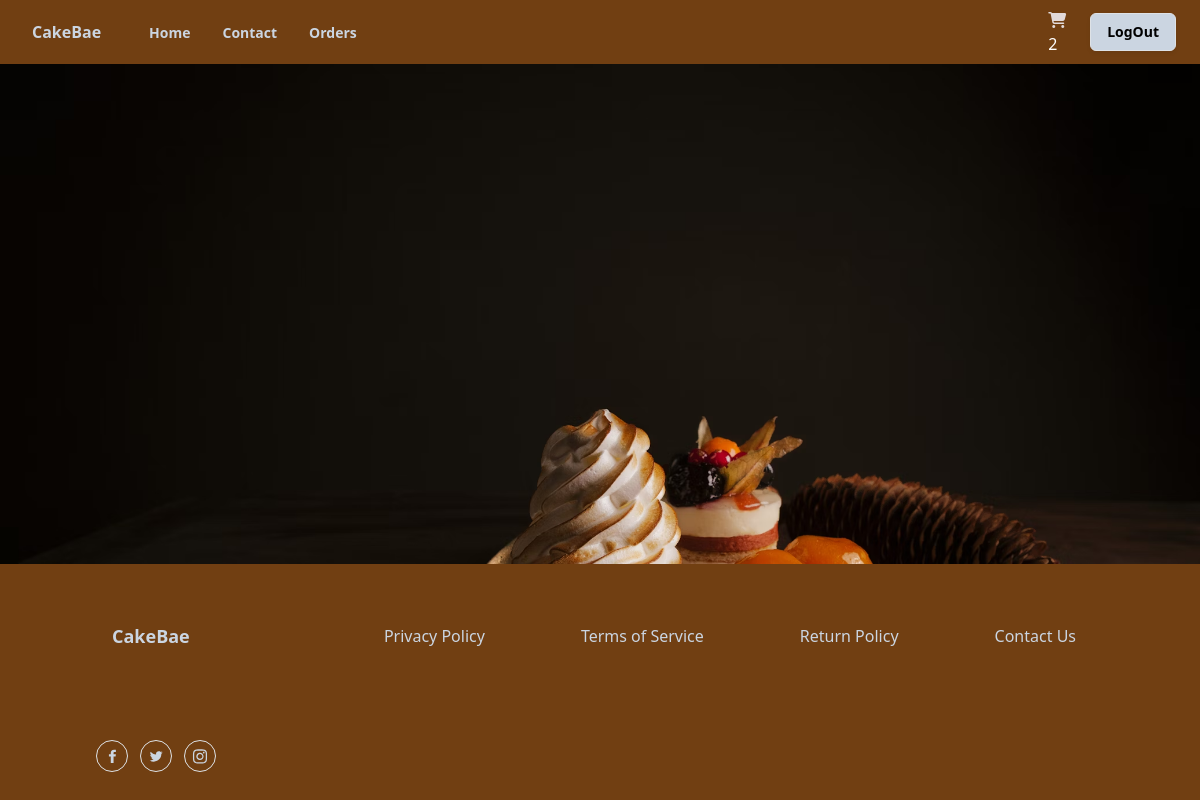
Before: /cakes/8/list/ (signed in) with the older database file.
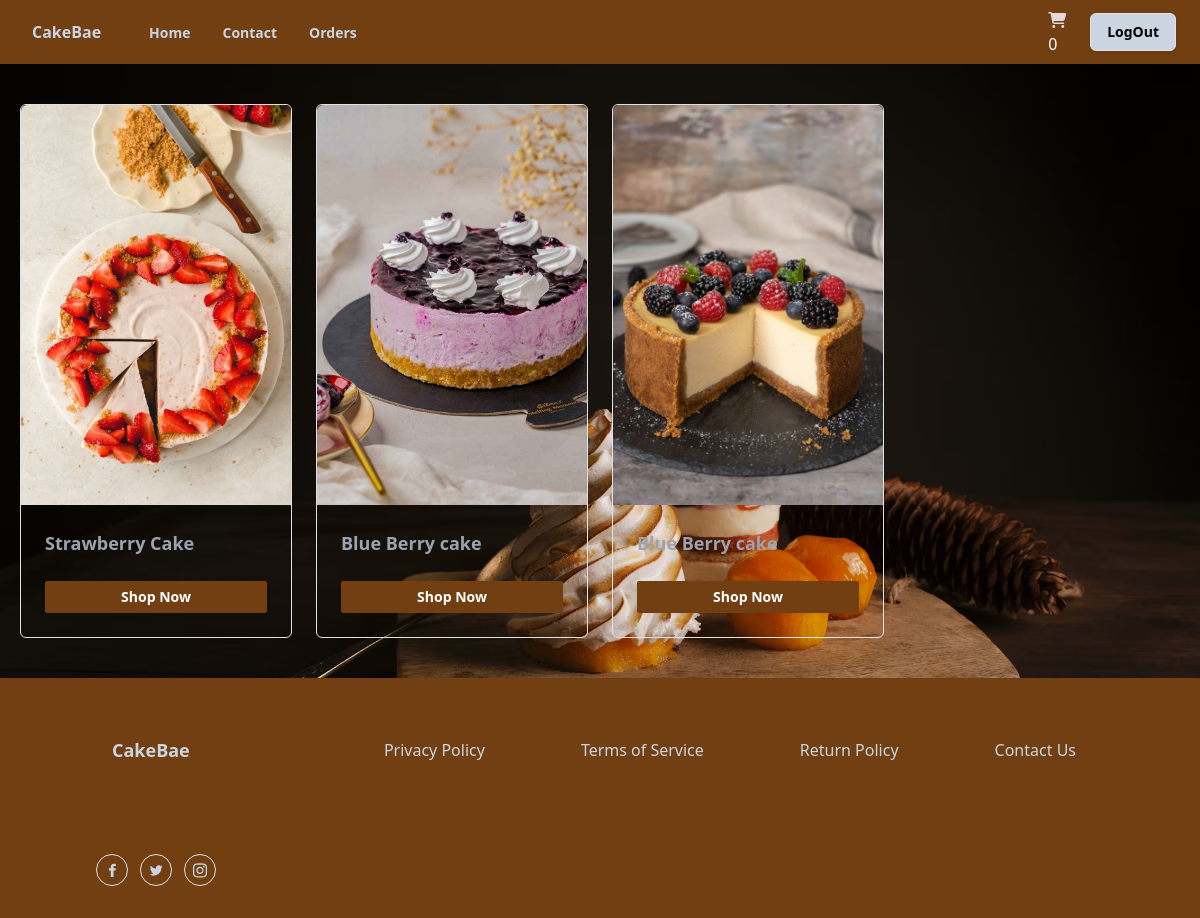
After: the same page with the newer database file.
### shop/models.py (models this page shows, shortened)
class CakeVarient(models.Model):
    cake_object=models.ForeignKey(Cake,on_delete=models.CASCADE,related_name='cakeitem')
    flavour_object=models.ForeignKey(Flavour,on_delete=models.CASCADE,)
    category_object=models.ForeignKey(Category,on_delete=models.CASCADE,name="cakecategory")
    image=models.ImageField(upload_to="cake_images",default="default.jpg",null=True,blank=True)
    shape_options=(
        ("Round","Round"),
        ("Square","Square"),
        ("Rectangle","Rectangle"),
        ("Heart","Heart"),
        ("Custom","Custom"),
   )
    shape=models.CharField(max_length=150,choices=shape_options,default="custom")
    weight_options=(
        ("250gm","250gm"),
        ("500gm","500gm"),
        ("1kg","1kg"),
        ("2kg","2kg"),
        ("Custom","Custom"),
    )
    weight=models.CharField(max_length=150,choices=weight_options,default="500")
    price=models.PositiveIntegerField()
    created_date=models.DateTimeField(auto_now_add=True)
    updated_date=models.DateTimeField(auto_now=True)
    is_active=models.BooleanField(default=True)

class Cake(models.Model):
    name=models.CharField(max_length=150,unique=True)
    occasion_object=models.ManyToManyField(Occasion)
    created_date=models.DateTimeField(auto_now_add=True)
    updated_date=models.DateTimeField(auto_now=True)
    is_active=models.BooleanField(default=True)

### shop/views.py (the view)
# urls.py: path("cakes/<int:pk>/list/",views.CakeListView.as_view(),name="cake-list"),
@method_decorator([signin_required,never_cache],name="dispatch")
class CakeListView(View):
    def get(self,request,*args,**kwargs):
        id=kwargs.get("pk")
        qs=CakeVarient.objects.filter(cakecategory=id)
        return render(request,"cake_list.html",{"data":qs})

### shop/context_processors.py (called while the page is built)
def basket_count(request):
    if request.user.is_authenticated:
        count=request.user.cart.cart_item_count
        return {"cart_count":count}
    else:
        return {"cart_count":0}

### shop/models.py (called while the page is built)
    @property
    def cart_items(self):
        return self.cartitem.filter(is_order_placed=False)

    @property
    def cart_item_count(self):
        return self.cart_items.count()

### shop/templates/cake_list.html
{%extends 'base.html'%}
{%block main_block%}
<div class="container-fluid "
  style="background-image: url('/img/f.avif');background-repeat: no-repeat;background-size:cover;min-height: 500px;">
  <div class="mx-auto grid w-full max-w-7xl items-center space-y-4 px-2 py-10 md:grid-cols-2 md:gap-6 md:space-y-0 lg:grid-cols-4" >
  {%for c in data%}
  <div class="rounded-md border">
    <img
    src="{{c.image.url}}"
    alt="cake"
    class="md:w-[300px] md:h-[400px] w-full rounded-t-md object-cover "
  />
    <div class="p-4">
      <h1 class="inline-flex items-center text-lg font-semibold text-gray-400">
        {{c.cake_object.name}}
      </h1>
      <button
        type="button"
        class="mt-4 w-full rounded-sm bg-yellow-900 px-2 py-1.5 text-sm font-semibold text-white shadow-sm hover:bg-yellow-900/80 focus-visible:outline focus-visible:outline-2 focus-visible:outline-offset-2 focus-visible:outline-black"
      >
      <a href="{%url 'cake-detail' c.id %}">
        Shop Now</a>
      </button>
    </div>
    </div>
    {%endfor%}
  </div>
</div>
{%endblock%}

### shop/templates/base.html (shortened to what this page needs)
<!DOCTYPE html>
{%load static%}
<html lang="en">
<head>
  <link href="https://cdn.jsdelivr.net/npm/bootstrap@5.3.3/dist/css/bootstrap.min.css" rel="stylesheet">
  <link rel="stylesheet" href="https://cdnjs.cloudflare.com/ajax/libs/font-awesome/6.5.1/css/all.min.css" />
  <script src="https://cdn.tailwindcss.com"></script>
</head>
<body>
  <div class="relative w-full bg-yellow-900">
    <div class="mx-auto flex max-w-7xl items-center justify-between px-4 py-2 sm:px-6 lg:px-8">
      <div class="inline-flex items-center space-x-2">
        <span class="font-bold text-slate-300">CakeBae</span>
      </div>
      <div class="hidden grow items-start lg:flex">
        <ul class="ml-12 inline-flex space-x-8">
          <li>
            <a
              href="{%url 'index' %}"
              class="text-sm font-semibold text-slate-300 hover"
            >
              Home
            </a>
          </li>
          <li>
            <a
              href="{%url 'contact' %}"
              class="text-sm font-semibold text-slate-300"
            >
            Contact
            </a>
          </li>
          <li>
            <a
              href="{%url 'order-summary' %}"
              class="text-sm font-semibold text-slate-300"
            >
              Orders
            </a>
          </li>
        </ul>
      </div>
      <div class="me-4">
        <a href="{% url 'basket-items' %}" class="icon">
          <i class="fa-solid fa-cart-shopping" style="color: #e2dada;"></i>
          <span class="d-flex text-white">{{cart_count}}</span>
        </a>
      </div>
      <div class="hidden lg:block">
        <button
          type="submit"
          class="rounded-md bg-slate-300 px-3 py-2 text-sm font-semibold text-black shadow-sm hover:bg-yellow-900/80  border border-gray-300 focus-visible:outline focus-visible:outline-2 focus-visible:outline-offset-2 focus-visible:outline-black"
        >
          <a href="{%url 'signout' %}">LogOut</a>
        </button>
      </div>
    </div>
  </div>
  {%block main_block%}
  {%endblock%}
  <div>
    <section class="relative overflow-hidden bg-yellow-900 py-8 ">
      <div class="container relative z-10 mx-auto px-2">
        <div class="-m-8 flex flex-wrap items-center justify-between">
          <div class="w-auto p-8">
            <a href="#">
              <div class="inline-flex items-center">
                <span class="ml-4 text-lg font-bold text-slate-300">CakeBae</span>
              </div>
            </a>
          </div>
          <div class="w-auto p-8">
            <ul class="-m-5 flex flex-wrap items-center">
              <li class="p-5">
                <a class="font-medium  text-slate-300" href="#">
                  Privacy Policy
                </a>
              </li>
              <li class="p-5">
                <a class="font-medium text-slate-300" href="#">
                  Terms of Service
                </a>
              </li>
              <li class="p-5">
                <a class="font-medium text-slate-300" href="#">
                  Return Policy
                </a>
              </li>
              <li class="p-5">
                <a class="font-medium text-slate-300" href="{%url 'contact' %}">
                  Contact Us
                </a>
              </li>
            </ul>
          </div>
          <div class="w-auto p-8">
            <div class="-m-1.5 flex flex-wrap">
              <div class="w-auto p-1.5">
                <a href="#">
                  <div class="flex h-8 w-8 items-center justify-center rounded-full border border-gray-300 hover:border-gray-400">
                  </div>
                </a>
              </div>
              <div class="w-auto p-1.5">
                <a href="#">
                  <div class="flex h-8 w-8 items-center justify-center rounded-full border border-gray-300 hover:border-gray-400">
                  </div>
                </a>
              </div>
              <div class="w-auto p-1.5">
                <a href="#">
                  <div class="flex h-8 w-8 items-center justify-center rounded-full border border-gray-300 hover:border-gray-400">
                  </div>
                </a>
              </div>
            </div>
          </div>
        </div>
      </div>
    </section>
  </div>
</body>
</html>

Changed rows visible on the page:
added CakeVarient: image (picture), cake_object.name "Strawberry Cake"
added CakeVarient: image (picture), cake_object.name "Blue Berry cake"
added CakeVarient: image (picture), cake_object.name "Blue Berry cake"
Other visible differences:
{{ cart_count }}: "2" → "0"
